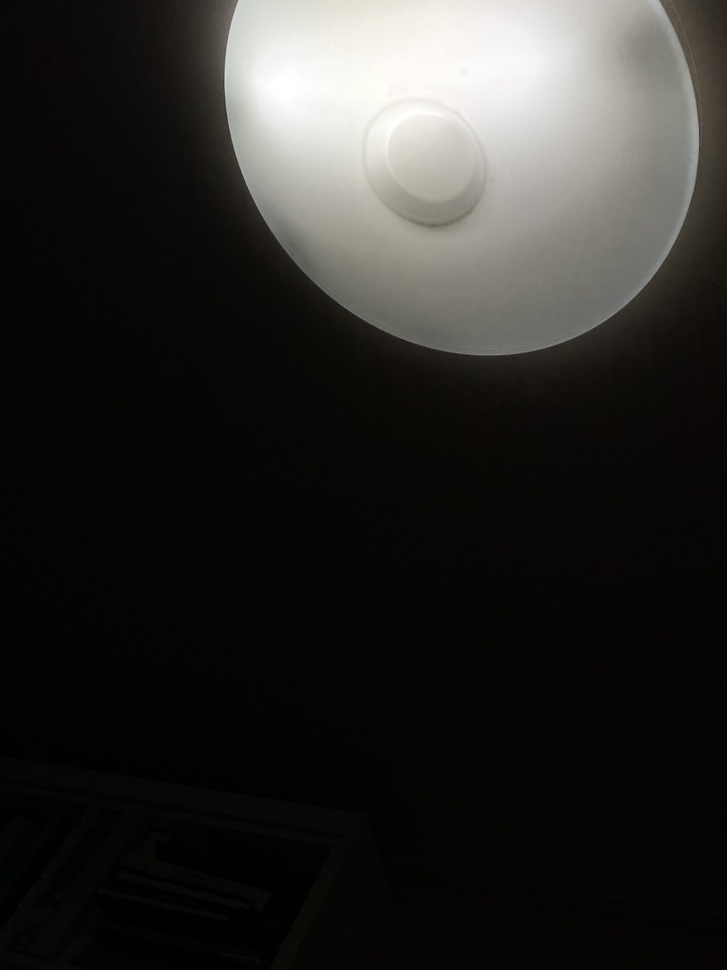
//> input picture Lab 12/images/9609.jpg, 727 x 970 px, shrunk from 3024 x 4032 before the run
$ ./main   (built with g++ and OpenCV 4)
//> lines starting //> are read from the running program, lines starting //| are printed output that depends on the picture; after the words box and inside, x2 and y2 are one past the last pixel; in counts of white or black regions, pixels touching at a corner belong together
#include <iostream>
#include <ctime>
#include <cmath>
#include <vector>

#include "opencv2/core/core.hpp"
#include "opencv2/highgui/highgui.hpp"
#include "opencv2/imgproc/imgproc.hpp"
#include "opencv2/objdetect/objdetect.hpp"
#include "opencv2/stitching.hpp"
#include "opencv2/features2d.hpp"
#include "opencv2/xfeatures2d.hpp"
#include "opencv2/calib3d.hpp"

#include "opencv2/video/tracking.hpp"

#include "opencv2/photo.hpp"
#include "opencv2/imgcodecs.hpp"


using namespace cv;
using namespace std;
using namespace cv::xfeatures2d;

// Histogram을 구하는 함수
Mat getHistogram(Mat& src) {
    Mat histogram;
    const int* channel_numbers = { 0 };
    float channel_range[] = { 0.0, 255.0 };
    const float* channel_ranges = channel_range;
    int number_bins = 255;

    // 히스토그램 계산
    calcHist(&src, 1, channel_numbers, Mat(), histogram, 1, &number_bins, &channel_ranges);

    // 히스토그램 plot
    int hist_w = 512;
    int hist_h = 400;
    int bin_w = cvRound((double)hist_w / number_bins);

    Mat histImage(hist_h, hist_w, CV_8UC1, Scalar(0, 0, 0));
    // 정규화
    normalize(histogram, histogram, 0, histImage.rows, NORM_MINMAX, -1, Mat());

    for (int i = 1; i < number_bins; i++) {
        line(histImage, Point(bin_w * (i - 1), hist_h - cvRound(histogram.at<float>(i - 1))),
            Point(bin_w * (i), hist_h - cvRound(histogram.at<float>(i))), Scalar(255, 0, 0), 2, 8, 0);
    }

    return histImage;
}

// 다양한 노출의 영상과 노출 시간 읽기
void readImagesAndTimes(vector<Mat>& images, vector<float>& times) {
    int numImages = 4;
//    static const float timesArray[] = { 1 / 30.0f, 0.25f, 2.5f, 15.0f };
    static const float timesArray[] = { 1 / 326.0f, 1 / 120.0f, 1 / 60.0f, 1 / 30.0f };
    times.assign(timesArray, timesArray + numImages);

//    static const char* filenames[] = { "img_0.033.jpg", "img_0.25.jpg", "img_2.5.jpg", "img_15.jpg" };
    static const char* filenames[] = { "9609.jpg", "9610.jpg", "9611.jpg", "9612.jpg" };

    for (int i=0; i<numImages; i++) {
        Mat im = imread(filenames[i]);
        images.push_back(im);
    }
}


int main() {
    // [5 lines of commented-out code are left out]

    Mat img1 = imread("9609.jpg", 0);
//> img1: 970 rows x 727 cols, CV_8UC1; min 0, max 255, mean 42.1
    Mat img2 = imread("9610.jpg", 0);
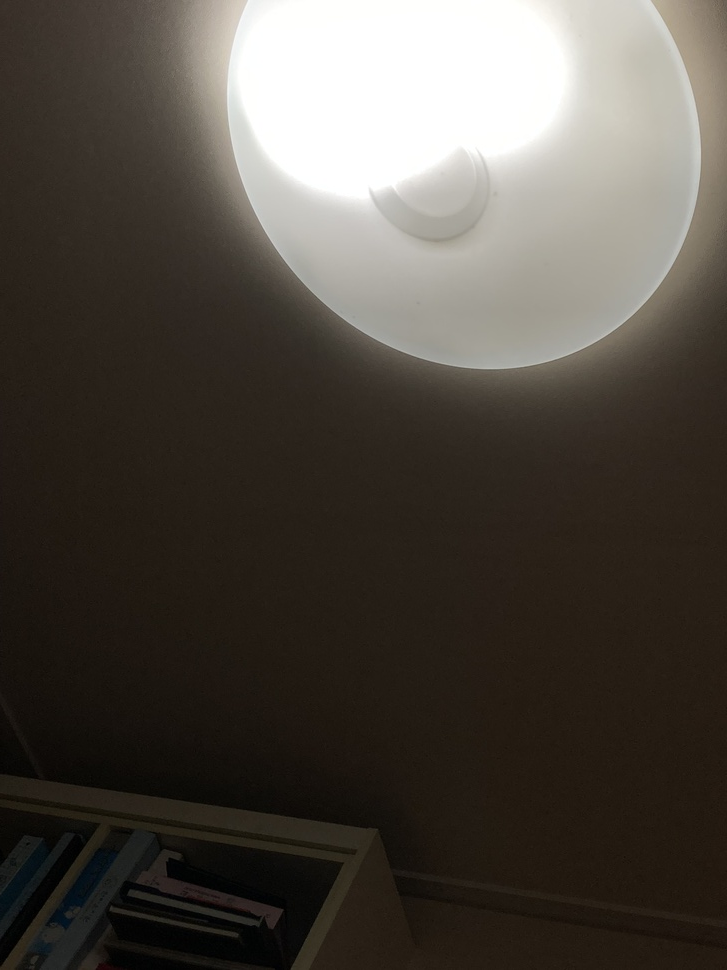
//> input picture Lab 12/images/9610.jpg, 727 x 970 px, shrunk from 3024 x 4032 before the run
//> img2: 970 rows x 727 cols, CV_8UC1; min 0, max 255, mean 73.9
    Mat img3 = imread("9611.jpg", 0);
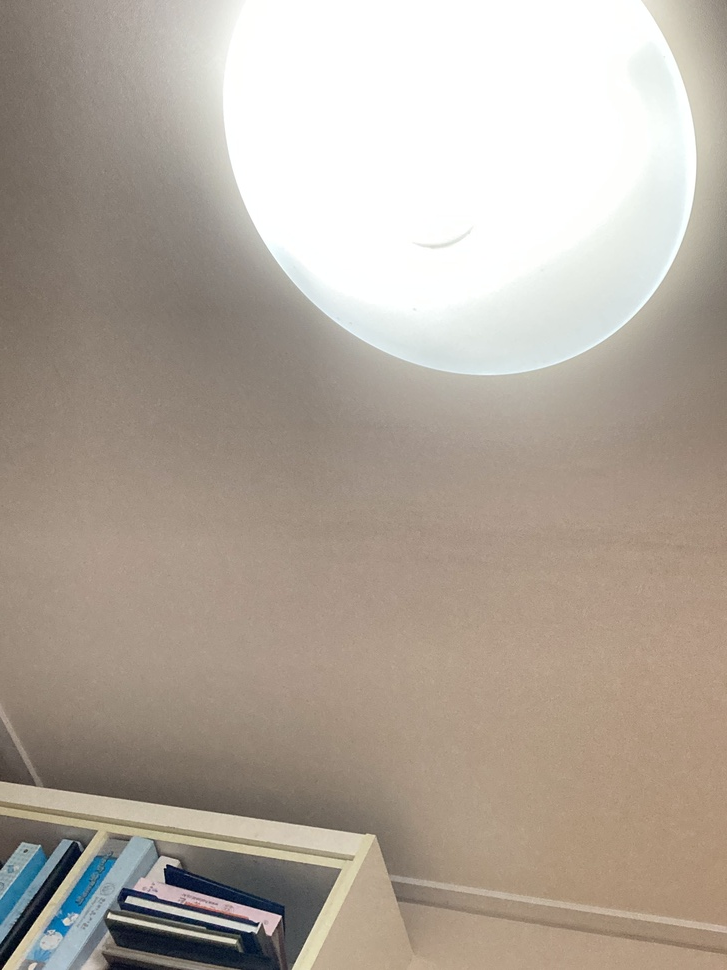
//> input picture Lab 12/images/9611.jpg, 727 x 970 px, shrunk from 3024 x 4032 before the run
//> img3: 970 rows x 727 cols, CV_8UC1; min 0, max 255, mean 168.4
    Mat img4 = imread("9612.jpg", 0);
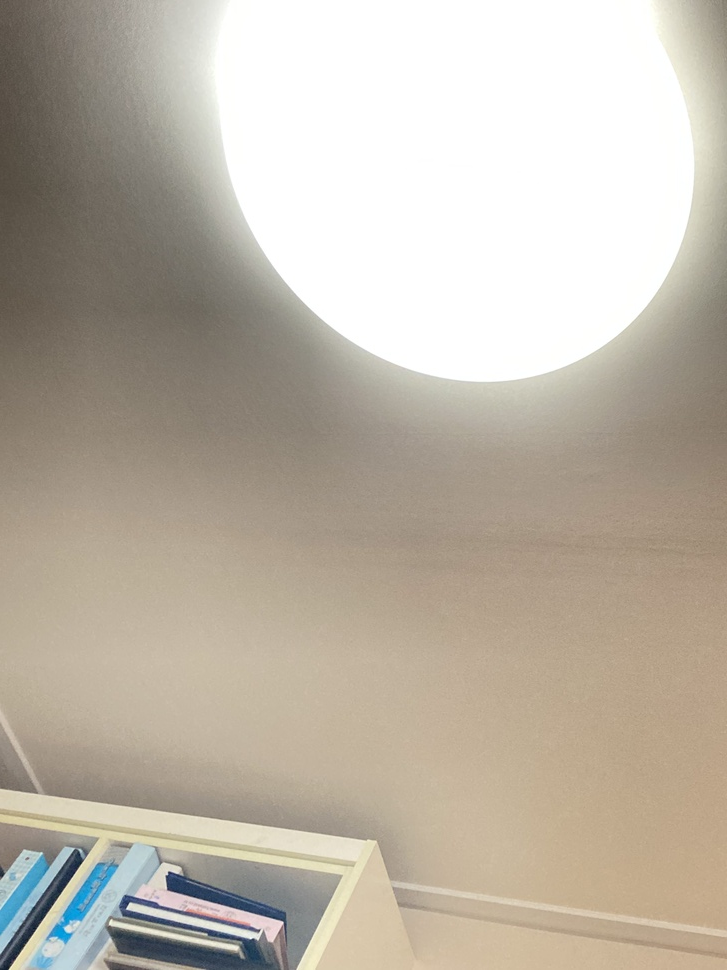
//> input picture Lab 12/images/9612.jpg, 727 x 970 px, shrunk from 3024 x 4032 before the run
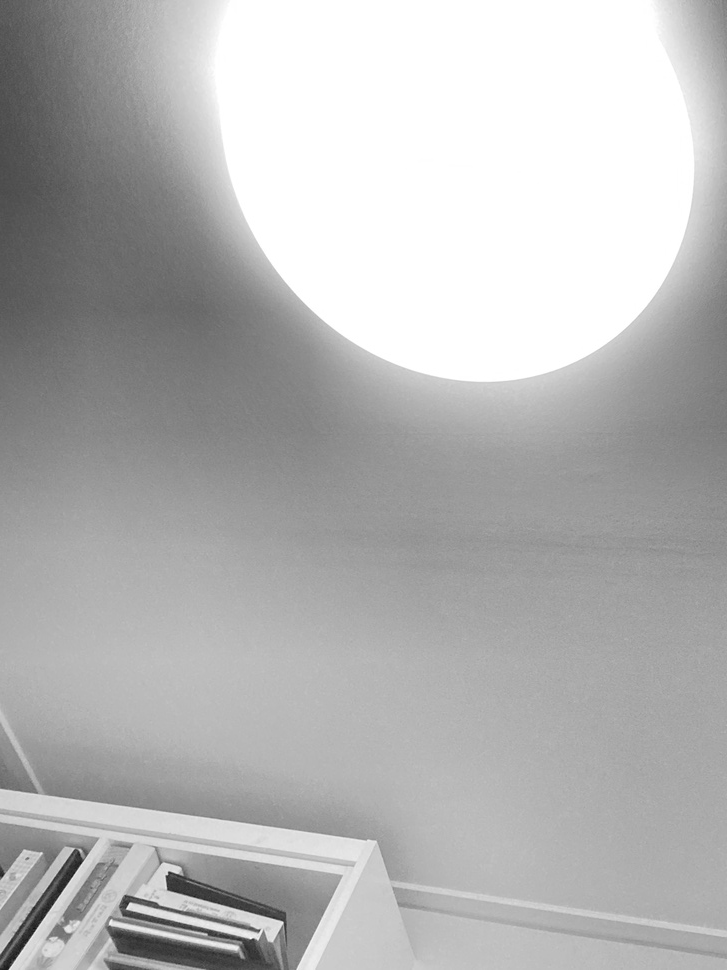
//> img4: 970 rows x 727 cols, CV_8UC1; min 19, max 255, mean 180.7

    // 히스토그램 생성
    Mat hist1 = getHistogram(img1);
//> in getHistogram, `calcHist(&src, 1, channel_numbers, Mat(), histogram, 1, &number_bins, ..`: histogram = 255 values, max 127064 at index 5, min 76 at index 90, mean 2763.6
//> in getHistogram, `normalize(histogram, histogram, 0, histImage.rows, NORM_MINMAX, -1, Ma..`: histogram = 255 values, max 400 at index 5, min 0 at index 90, mean 8.47
//> after the loop in getHistogram, `for (int i = 1; i < number_bins; i++)`:
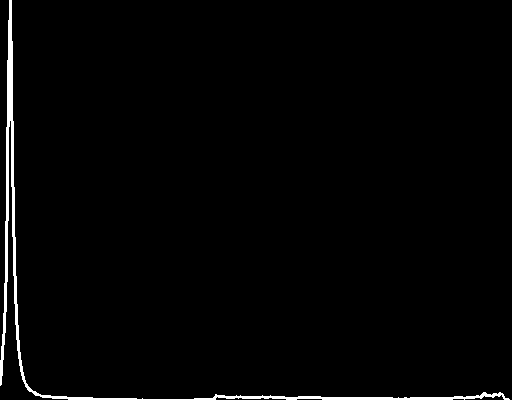
//> histImage: 400 rows x 512 cols, CV_8UC1; 1.7% white; 1 white region, box (x1, y1, x2, y2) and area: (0, 0, 510, 400) 3447
    Mat hist2 = getHistogram(img2);
//> after the loop in getHistogram (call 2), `for (int i = 1; i < number_bins; i++)`: histImage: 400 rows x 512 cols, CV_8UC1; 1.8% white; 1 white region, box (x1, y1, x2, y2) and area: (0, 0, 510, 400) 3715
    Mat hist3 = getHistogram(img3);
//> after the loop in getHistogram (call 3), `for (int i = 1; i < number_bins; i++)`: histImage: 400 rows x 512 cols, CV_8UC1; 2% white; 1 white region, box (x1, y1, x2, y2) and area: (0, 0, 510, 400) 4050
    Mat hist4 = getHistogram(img4);
//> after the loop in getHistogram (call 4), `for (int i = 1; i < number_bins; i++)`: histImage: 400 rows x 512 cols, CV_8UC1; 2% white; 1 white region, box (x1, y1, x2, y2) and area: (0, 0, 510, 400) 4135

    // [5 lines of commented-out code are left out]

    imshow("1", hist1);
    imshow("2", hist2);
    imshow("3", hist3);
    imshow("4", hist4);
//    waitKey(0);

    // 다양한 노출의 영상과 노출 시간 읽기
    cout << "Reading images and exposure times ..." << endl;
    vector<Mat> images;
    vector<float> times;
    readImagesAndTimes(images, times);
//> in readImagesAndTimes, im is the input picture: 970 rows x 727 cols, CV_8UC3; mean B, G, R 39.2, 42, 42.9
    cout << "finished " << endl;

    // 영상 정렬
    // 삼각대 등을 이용해 완전히 고정된 상태에서 영상을 취득하여야 함
    cout << "Algining images ..." << endl;
    Ptr<AlignMTB> alignMTB = createAlignMTB();
    alignMTB->process(images, images);

    // Camera response function 복원
    cout << "Calculating Camera Response Function ..." << endl;
    Mat responseDebevec;
    Ptr<CalibrateDebevec> calibrateDebevec = createCalibrateDebevec();
    calibrateDebevec->process(images, responseDebevec, times);
    cout << "----- CRF -----" << endl;
    cout << responseDebevec << endl;

    // 이미지 병합
    cout << "Merging images into one HDR image ..." << endl;
    Mat hdrDebevec;
    Ptr<MergeDebevec> mergeDebevec = createMergeDebevec();
    mergeDebevec->process(images, hdrDebevec, times, responseDebevec);
    imwrite("hdrDebevec.hdr", hdrDebevec);
    cout << "saved hdrDebevec.hdr" << endl;

    // 24 -> 8 bit 톤 매핑
    // 24bit은 컴퓨터가 출력할 수 없기 때문
    cout << "Tonemaping using Drago's method ..." << endl;
    Mat IdrDrago;
    Ptr<TonemapDrago> tonemapDrago = createTonemapDrago(1.0f, 0.7f, 0.85f);
    tonemapDrago->process(hdrDebevec, IdrDrago);
    IdrDrago = 3 * IdrDrago;
    imwrite("Idr-Drago.jpg", IdrDrago * 255);
    cout << "saved Idr-Drago.jpg" << endl;

    cout << "Tonemaping using Reinhard's method ..." << endl;
    Mat IdrReinhard;
    Ptr<TonemapReinhard> tonemapReinhard = createTonemapReinhard(1.5f, 0, 0, 0);
    tonemapReinhard->process(hdrDebevec, IdrReinhard);
    imwrite("Idr-Reinhard.jpg", IdrReinhard * 255);
    cout << "saved Idr-Reinhard.jpg" << endl;

    cout << "Tonemaping using Mantiuk's method ..." << endl;
    Mat IdrMantiuk;
    Ptr<TonemapMantiuk> tonemapMantiuk = createTonemapMantiuk(2.2f, 0.85f, 1.2f);
    tonemapMantiuk->process(hdrDebevec, IdrMantiuk);
    IdrMantiuk = 3 * IdrMantiuk;
    imwrite("Idr-Mantiuk.jpg", IdrMantiuk * 255);
    cout << "saved Idr-Mantiuk.jpg" << endl;

    Mat drago = imread("Idr-Drago.jpg", 0);
//> drago: 907 rows x 662 cols, CV_8UC1; min 33, max 255, mean 179
    Mat mantiuk = imread("Idr-Mantiuk.jpg", 0);
//> mantiuk: 907 rows x 662 cols, CV_8UC1; min 122, max 255, mean 246.4
    Mat reinhard = imread("Idr-Reinhard.jpg", 0);
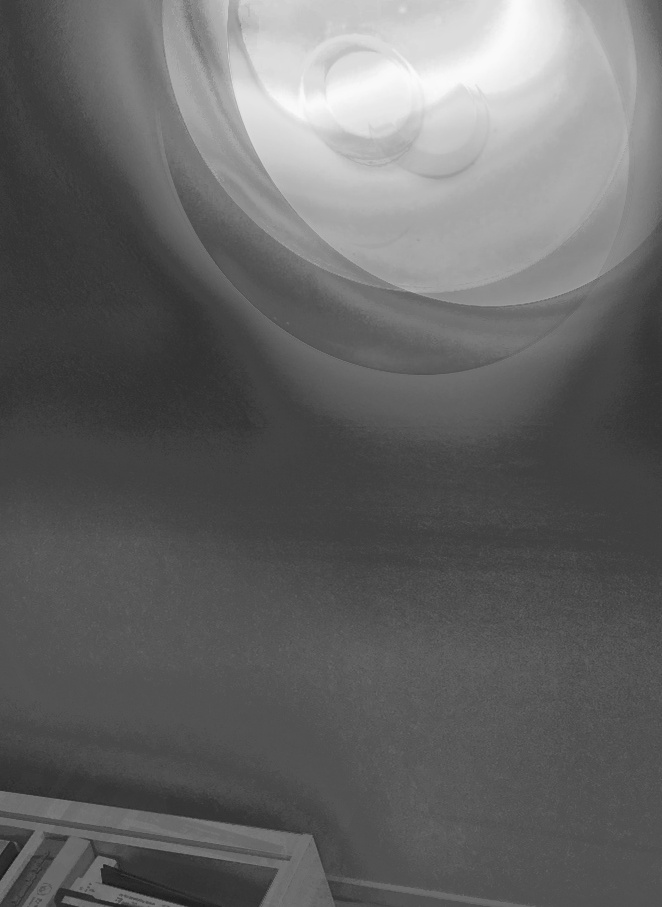
//> reinhard: 907 rows x 662 cols, CV_8UC1; min 21, max 250, mean 101.2

    Mat histDrago = getHistogram(drago);
//> after the loop in getHistogram (call 5), `for (int i = 1; i < number_bins; i++)`: histImage: 400 rows x 512 cols, CV_8UC1; 2.6% white; 1 white region, box (x1, y1, x2, y2) and area: (0, 0, 510, 400) 5346
    Mat histMantiuk = getHistogram(mantiuk);
//> after the loop in getHistogram (call 6), `for (int i = 1; i < number_bins; i++)`: histImage: 400 rows x 512 cols, CV_8UC1; 1.4% white; 1 white region, box (x1, y1, x2, y2) and area: (0, 0, 510, 400) 2881
    Mat histReinhard = getHistogram(reinhard);
//> in getHistogram (call 7), `calcHist(&src, 1, channel_numbers, Mat(), histogram, 1, &number_bins, ..`: histogram = 255 values, max 22646 at index 82, min 0 at index 0, mean 2354.6
//> in getHistogram (call 7), `normalize(histogram, histogram, 0, histImage.rows, NORM_MINMAX, -1, Ma..`: histogram = 255 values, max 400 at index 82, min 0 at index 0, mean 41.59
//> after the loop in getHistogram (call 7), `for (int i = 1; i < number_bins; i++)`:
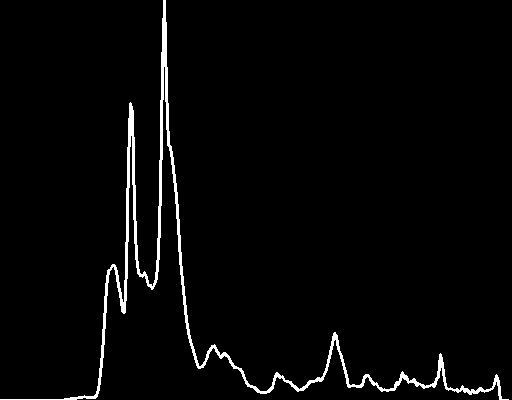
//> histImage: 400 rows x 512 cols, CV_8UC1; 2.7% white; 1 white region, box (x1, y1, x2, y2) and area: (0, 0, 509, 400) 5428

    imshow("histDrago", histDrago);
    imshow("histMantiuk", histMantiuk);
    imshow("histReinhard", histReinhard);
    waitKey(0);

}
